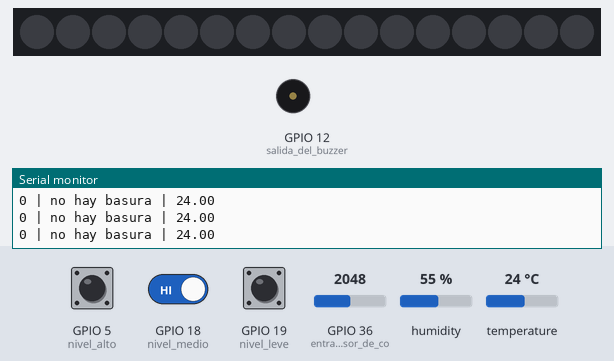
A sketch run on a simulated ESP32. On the bench: 16 RGB LEDs in strip order, left to right, buzzer (waves = sounding, pin HIGH), the last lines printed to the serial monitor. The test bench sets the inputs (shaded band); at power-on: GPIO 19 (nivel_leve) HIGH, GPIO 18 (nivel_medio) HIGH, GPIO 5 (nivel_alto) HIGH, GPIO 36 (entrada_para_sensor_de_co) = 2048, humidity 55 %, temperature 24 °C. Dim RGB values are drawn brighter than linear; storage starts empty.

Above: at 1.5 s.
1.6 s: GPIO 19 (nivel_leve) pulled LOW for 0.15 s
At 2.1 s:
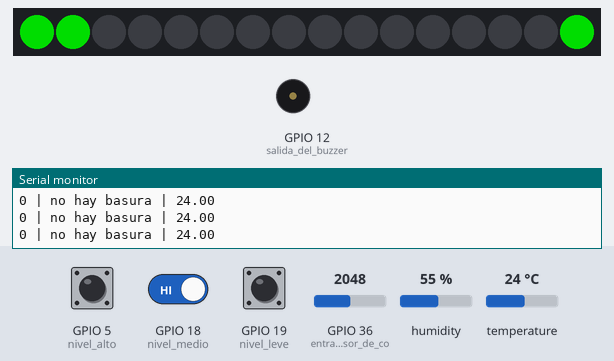
3.8 s: GPIO 19 (nivel_leve) pulled LOW for 1 s
At 4.62 s:
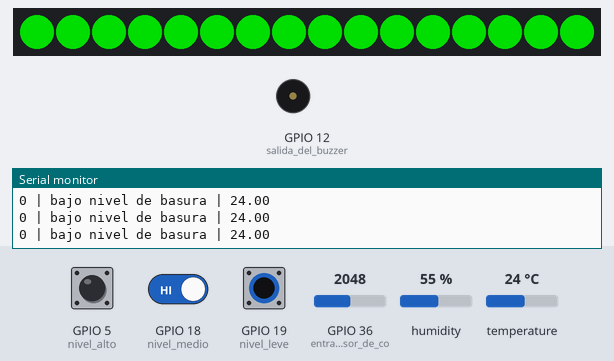
5.4 s: GPIO 18 (nivel_medio) driven LOW and GPIO 19 (nivel_leve) driven LOW
At 6.8 s:
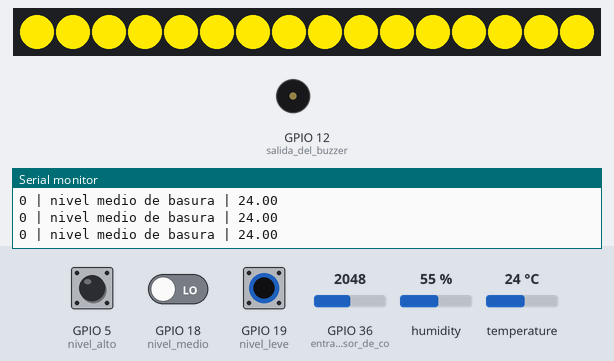
7.0 s: GPIO 5 (nivel_alto) pulled LOW for 0.15 s
At 7.5 s:
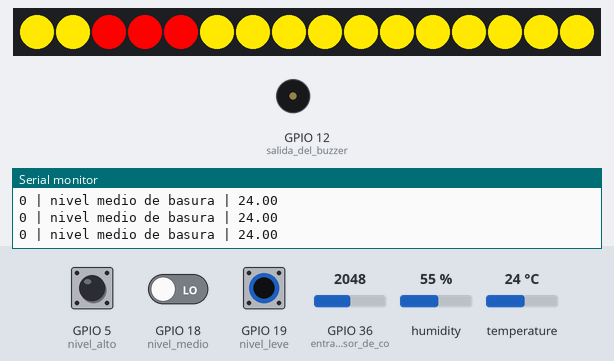
9.2 s: GPIO 18 (nivel_medio) driven HIGH
At 9.26 s:
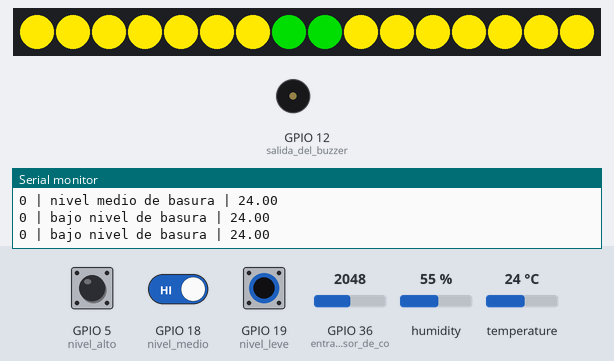
10.8 s: GPIO 5 (nivel_alto) pulled LOW for 1 s
At 10.87 s:
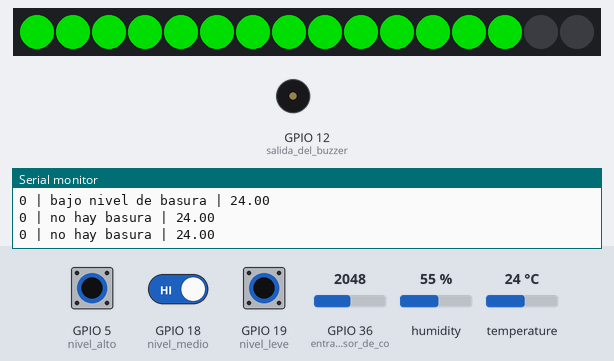

The sketch:

main_riic.ino
```cpp
/*------------------------------------------------------------------------------
Archivo: prototipo_RIIC
Microcontrolador: ATmega328P
Autor: C2A2E
Compilador: Arduino IDE
Programa: prototipo_RIIC
Hardware: ESP32 8266

Creado: 15 de octubre de 2021
Descripcion: lectura del ADC para sensor de fuerza y se despliegara en un 7seg
------------------------------------------------------------------------------*/

/*-----------------------------------------------------------------------------
 ----------------------------L I B R E R I A S---------------------------------
 -----------------------------------------------------------------------------*/
#include <WiFi.h>                 //libreria para conexion a wifi
#include <WebServer.h>            //libreria para peuqeño servidor web
#include <Arduino.h>              //libreria de arduino
#include <Wire.h>                 //libreria de comunicacion i2c
#include <Adafruit_SHT31.h>       //libreria de sensor de temperatura
#include <Adafruit_NeoPixel.h>    //libreria de rueda rgb
#include <SPIFFS.h>
/*-----------------------------------------------------------------------------
 ------------ P R O T O T I P O S   D E   F U N C I O N E S -------------------
 -----------------------------------------------------------------------------*/
void antirrebotes_niveles(void);
void estado_sensores(void);
bool HandleFileRead(String);
 /*-----------------------------------------------------------------------------
 -----------------V A R I A B L E S   A   I M P L E M T E N T A R--------------
 -----------------------------------------------------------------------------*/
//-------DIRECTIVAS DE COMPILADOR
#ifdef __AVR__
#include <avr/power.h> // Required for 16 MHz Adafruit Trinket
#endif
#define PIN        13                           //pin que se hara toggle de color
#define NUMPIXELS 16                            //numero de leds en aro de luz
#define DELAYVAL 500 //
//-------VARIABLES GLOBALES DEL PROGRAMA
const char* ssid = "Ejemplo RIIC4";              //Enter your SSID here
const char* password = "123456789";        //Enter your Password here
IPAddress local_ip(192, 168, 1, 1);
IPAddress gateway(192, 168, 1, 1);
IPAddress subnet(255, 255, 255, 0);
WebServer server(80);                           //HTTP port, 80 is defult)

byte nivel1, nivel2, nivel3, niveles;   //variables para sensor Prox
byte antirrebote1, antirrebote2, antirrebote3; //antirrebotes
byte aire;                              //variables para aire
byte wenas;
float temp,humedad;                                      //variable de temperatura
bool enableHeater = false;                       //inicializador de temp
uint8_t loopCnt = 0;

Adafruit_SHT31 sht31 = Adafruit_SHT31();
Adafruit_NeoPixel pixels(NUMPIXELS, PIN, NEO_GRB + NEO_KHZ800);
/*-----------------------------------------------------------------------------
 --------------------- I N T E R R U P C I O N E S ----------------------------
 -----------------------------------------------------------------------------*/
//-------interrupcion para cambio de nivel leve
void ISR_n1(){
  antirrebote1=1;
}
//-------interrupcion para cambio de nivel medio
void ISR_n2(){
  antirrebote2=1;
}
//-------interrupcion para cambio de nivel alto
void ISR_n3(){
  antirrebote3=1;
}
/*-----------------------------------------------------------------------------
 ------------------------------ S E T   U P -----------------------------------
 -----------------------------------------------------------------------------*/
void setup()
{
  #if defined(__AVR_ATtiny85__) && (F_CPU == 16000000)
  clock_prescale_set(clock_div_1);
  #endif
  //-------CONFIGURACION DE ENTRADAS Y SALIDAS
  //si ninguno se activa, es porque esta vacio el contenedor
  pinMode(19, INPUT_PULLUP);        //nivel leve
  pinMode(18, INPUT_PULLUP);        //nivel medio
  pinMode(5, INPUT_PULLUP);         //nivel alto
  pinMode(36, INPUT);               //entrada para sensor de co2
  pinMode(12, OUTPUT);              //salida del buzzer

  //-------CONFIGURACION DE INTERRUPCIONES
  attachInterrupt(digitalPinToInterrupt(19), ISR_n1, FALLING);      //nivel leve
  attachInterrupt(digitalPinToInterrupt(18), ISR_n2, FALLING);      //nivel medio
  attachInterrupt(digitalPinToInterrupt(5), ISR_n3, FALLING);      //nivel alto
  Serial.begin(9600);
  //-------INICIALIZACION DE SERVIDOR WIFI
  Serial.begin(115200);

  if (!SPIFFS.begin()) {
    Serial.println("An Error has occurred while mounting SPIFFS");
    return;
  }
  WiFi.softAP(ssid, password);
  WiFi.softAPConfig(local_ip, gateway, subnet);
  delay(100);
  Serial.print("SSID: ");
  Serial.println(ssid);
  Serial.print("password: ");
  Serial.println(password);

  server.on("/", handle_OnConnect); // página de inicio
  server.onNotFound([]() {                  // si el cliente solicita una uri desconocida
    if (!HandleFileRead(server.uri()))      // enviar archivo desde SPIFF, si existe
      handleNotFound();             // sino responder con un error 404 (no existe)
  });
  //server.onNotFound(handle_NotFound); //si no se encuentra el uri, responder con error 404 (no existe)

  server.begin(); // iniciar servidor
  Serial.println("HTTP server started");
  delay(100);
  //-------INICIALIZACION DE SENSOR 12C
  while (!Serial)
    delay(10);     // will pause Zero, Leonardo, etc until serial console opens

  Serial.println("SHT31 test");
  if (! sht31.begin(0x44)) {   // Set to 0x45 for alternate i2c addr
    Serial.println("Couldn't find SHT31");
    while (1) delay(1);
  }
  Serial.print("Heater Enabled State: ");
  if (sht31.isHeaterEnabled())
    Serial.println("ENABLED");
  else
    Serial.println("DISABLED");
    delay(100);
  //-------INCIALIZACION DE ARO DE LUZ
  pixels.begin();
  pixels.clear();
}
/*-----------------------------------------------------------------------------
 -------------------------- M A I N   L O O P ---------------------------------
 -----------------------------------------------------------------------------*/
void loop()
{
  //-------inicializacion de lecturas
  aire = analogRead(36);              //sensor de co2
  temp = sht31.readTemperature();     //sensor de temperatura
  humedad = sht31.readHumidity();     //sensor de humedad
  niveles=nivel1+nivel2+nivel3;
  //-------se inicia el servidor web
  server.handleClient();
  //-------antirrebotes de cambios en niveles de basura
  antirrebotes_niveles();
  //-------actualizacion de sensores
  estado_sensores();
  //-------ejecucion de pequeño servidor
  //server.send(200, "text/html", SendHTML(aire,temp,niveles));
  server.send(200, "text/html", SendHTML(aire,temp,niveles,humedad)); //responde con un OK (200) y envía HTML
  wenas++;
  if (wenas>15){
    wenas=0;
  }


}
/*-----------------------------------------------------------------------------
 ------------------------- F U N C I O N E S ----------------------------------
 -----------------------------------------------------------------------------*/
//-------FUNCION PARA ANTIRREBOTES DE SENSORES DE PROXIMIDAD
void antirrebotes_niveles(void){
  //-------antirrebote para nivel 1, leve
  if (digitalRead(19)==0 && antirrebote1==1){
    nivel1=1;       //nivel leve leve on
  }
  else{
    nivel1=0;       //nivel leve leve off
  }
  //-------antirrebote para nivel 2, medio
  if (digitalRead(18)==0 && antirrebote2==1){
    nivel2=1;       //nivel medio on
  }
  else{
    nivel2=0;       //nivel medio off
  }
  //-------antirrebote para parqueo 3
  if (digitalRead(5)==0 && antirrebote3==1){
    nivel3=1;       //nivel alto on
  }
  else{
    nivel3=0;         //nivel alto off
  }
}
//-------FUNCION DE ACTUALIZACION DE SENSORES
void estado_sensores(void){
  //-------actualizacion nivel 1
  if(nivel1==1 && nivel2==0 && nivel3==0){
    Serial.print(aire);
    Serial.print(" | ");
    Serial.print("bajo nivel de basura");
    Serial.print(" | ");
    Serial.println(temp);
    pixels.setPixelColor(wenas,pixels.Color(0, 150, 0));  //verde
    pixels.show();
  }

  //-------actualizacion nivel 2
  else if(nivel1==1 && nivel2==1 && nivel3==0){
    Serial.print(aire);
    Serial.print(" | ");
    Serial.print("nivel medio de basura");
    Serial.print(" | ");
    Serial.println(temp);
    pixels.setPixelColor(wenas,pixels.Color(255, 233, 0)); //amarillo
    pixels.show();
  }
  //-------actualizacion nivel 3
  else if(nivel1==1 && nivel2==1 && nivel3==1){
    Serial.print(aire);
    Serial.print(" | ");
    Serial.print("nivel alto de basura");
    Serial.print(" | ");
    Serial.println(temp);
    pixels.setPixelColor(wenas,pixels.Color(255, 0, 0)); //rojo
    pixels.show();
    //digitalWrite(12,HIGH);
  }
  else{
    Serial.print(aire);
    Serial.print(" | ");
    Serial.print("no hay basura");
    Serial.print(" | ");
    Serial.println(temp);
    pixels.setPixelColor(wenas,pixels.Color(0 , 0, 0));
    pixels.show();
  }
 }

//-------HANDLER DE INICIO DE PAGINA
void handle_OnConnect() {
  server.send(200, "text/html", SendHTML(aire,temp, niveles,humedad));
}

//-------funcion para ejecucion de pequeño servidor web
String SendHTML(byte aire, float tempt, byte level, float humedad) {
  String ptr = "<!DOCTYPE html> <html>\n";
  ptr += " <html>\n";
  ptr += " <head>\n";
  ptr += " <meta charset=\"utf-8\">\n";
  ptr += " <meta name=\"viewport\" content=\"width=device-width, initial-scale=1\">\n";
  ptr += " <meta http-equiv=\"refresh\" content=\"20\" />";
  ptr += " <title> YAIMA, RIIC 4.0 val </title>\n";
  ptr += " <link rel=\"stylesheet\" href=\"index.css\">\n";
  ptr += " </head>\n";

  ptr += " <body onload=\"gettime()\"><center>";
  ptr += "     <h1>YAIMA PROJECT</h1>";
  ptr += " <table style=\"margin-top: 5%;\"><tr>";
  ptr += "     <td>";
  ptr += "         <div class=\"content-all\">";
  ptr += " <div class=\"content-img\">";

  ptr += "             <div class=\"content-txt\">";
  ptr += "                 <h2> Humedad <br> ";
  ptr += String(humedad);
  ptr += "% </h2>";
  ptr += "            </div>";
  ptr += "             <div class=\"content-1\"></div>";
  ptr += "             <div class=\"content-2\"></div>";
  ptr += "             <div class=\"content-3\"></div>";
  ptr += "             <div class=\"content-4\"></div>";
  ptr += "             <img src=\"humedad.jpg \">";
  ptr += "         </div>";
  ptr += " </div";
  ptr += "     </td>";
  ptr += " <td> <div class=\"content-all\">";
  ptr += " <div class=\"content-img\">";

  ptr += "             <div class=\"content-txt\">";
  ptr += "                 <h2> Temperatura <br>";
  ptr += String(tempt);
  ptr += "°</h2>";
  ptr += "             </div>";
  ptr += "             <div class=\"content-1\"></div>";
  ptr += "             <div class=\"content-2\"></div>";
  ptr += "             <div class=\"content-3\"></div>";
  ptr += "             <div class=\"content-4\"></div>";
  ptr += "             <img src=\"temperatura.jpg \">";
  ptr += "         </div> ";
  ptr += "        </td>";
  ptr += "        <td> <div class=\"content-all\">";
  ptr += " <div class=\"content-img\">";

  ptr += "             <div class=\"content-txt\">";
  ptr += "                 <h2> Nivel de CO<sub>2</sub> <br> ";
  ptr += String(aire);
  ptr += "</h2>";

  ptr += "             </div>";

  ptr += "             <div class=\"content-1\"></div>";
  ptr += "             <div class=\"content-2\"></div>";
  ptr += "             <div class=\"content-3\"></div>";
  ptr += "             <div class=\"content-4\"></div>";
  ptr += "             <img src=\"co4.jpg \">";

  ptr += "         </div> </td> ";
  ptr += " </tr></table>";
  ptr += " <table>";
  ptr += " <tr>";
  ptr += " <td>";
  ptr += " <div class=\"content-all\">";
  ptr += " <div class=\"content-img\">";
  ptr += "             <div class=\"content-txt\">";
  ptr += "                 <h2> Mantenimiento<br> </h2>";
  ptr += "             </div>";
  ptr += "             <div class=\"content-1\"></div>";
  ptr += "             <div class=\"content-2\"></div>";
  ptr += "             <div class=\"content-3\"></div>";
  ptr += "             <div class=\"content-4\"></div>";
  ptr += "             <img src=\"settings.png \">";
  ptr += "         </div></td>";
  ptr += "         <td><div class=\"content-all\">";
  ptr += " <div class=\"content-img\">";
  ptr += "             <div class=\"content-txt\">";
  ptr += "                 <h2> Capacidad<br>";
  ptr += String(level);
  ptr += "</h2>";
  ptr += "             </div>";
  ptr += "             <div class=\"content-1\"></div>";
  ptr += "             <div class=\"content-2\"></div>";
  ptr += "             <div class=\"content-3\"></div>";
  ptr += "             <div class=\"content-4\"></div>";
  ptr += "             <img src=\"bat.jpg \">";
  ptr += " </div></td>";
  ptr += " </table>";
  ptr += " </center>";
  ptr += " <script language=\"JavaScript\">";
  ptr += " function gettime() {";
  ptr += "     var date= new Date();";
  ptr += "      var s = date.getSeconds();";
  ptr += "         if(s < 10){";
  ptr += "         s = \"0\" + s}";
  ptr += "     document.clockform.clock.value =  s;";
  ptr += "     setTimeout(\"gettime()\",100)}";
  ptr += " </script>";
  ptr += " <form name=\"clockform\">";
  ptr += " <input type=\"text\" name=\"clock\">";
  ptr += " </form>";
  ptr += " </body>";
  ptr += " </html>";

  return ptr;
}
//************************************************************************************************
// Handler de not found
//************************************************************************************************
void handleNotFound() {
  server.send(404, "text/plain", "Not found");
}
//************************************************************************************************
// Obtener el tipo de contenido del archivo
//************************************************************************************************
String GetContentType(String filename)
{
  if (filename.endsWith(".htm")) return "text/html";
  else if (filename.endsWith(".html")) return "text/html";
  else if (filename.endsWith(".css")) return "text/css";
  else if (filename.endsWith(".js")) return "application/javascript";
  else if (filename.endsWith(".png")) return "image/png";
  else if (filename.endsWith(".gif")) return "image/gif";
  else if (filename.endsWith(".jpg")) return "image/jpeg";
  else if (filename.endsWith(".ico")) return "image/x-icon";
  else if (filename.endsWith(".xml")) return "text/xml";
  else if (filename.endsWith(".pdf")) return "application/x-pdf";
  else if (filename.endsWith(".zip")) return "application/x-zip";
  else if (filename.endsWith(".gz")) return "application/x-gzip";
  return "text/plain";
}
//************************************************************************************************
// Enviar al servidor el archivo desde SPIFFS
//************************************************************************************************
void ServeFile(String path)
{
  File file = SPIFFS.open(path, "r");
  size_t sent = server.streamFile(file, GetContentType(path));
  file.close();
}
//************************************************************************************************
// Enviar al servidor el archivo desde SPIFFS
//************************************************************************************************
void ServeFile(String path, String contentType)
{
  File file = SPIFFS.open(path, "r");
  size_t sent = server.streamFile(file, contentType);
  file.close();
}
//************************************************************************************************
// Handler de not found
//************************************************************************************************
bool HandleFileRead(String path)
{
  if (path.endsWith("/")) path += "index.html";
  Serial.println("handleFileRead: " + path);

  if (SPIFFS.exists(path))
  {
    ServeFile(path);
    return true;
  }
  Serial.println("\tFile Not Found");
  return false;
}
```

Measured:
- after the input at 1.6 s, the LEDs: first change at once (image 1 shows a later state)
- after the input at 3.8 s, the LEDs: first change at once (image 2 shows a later state)
- after the input at 5.4 s, the LEDs: first change at once (image 3 shows a later state)
- after the input at 7.0 s, the LEDs: first change at once (image 4 shows a later state)
- after the input at 9.2 s, the LEDs: first change at once (image 5 shows a later state)
- after the input at 10.8 s, the LEDs: first change at once (image 6 shows a later state)
